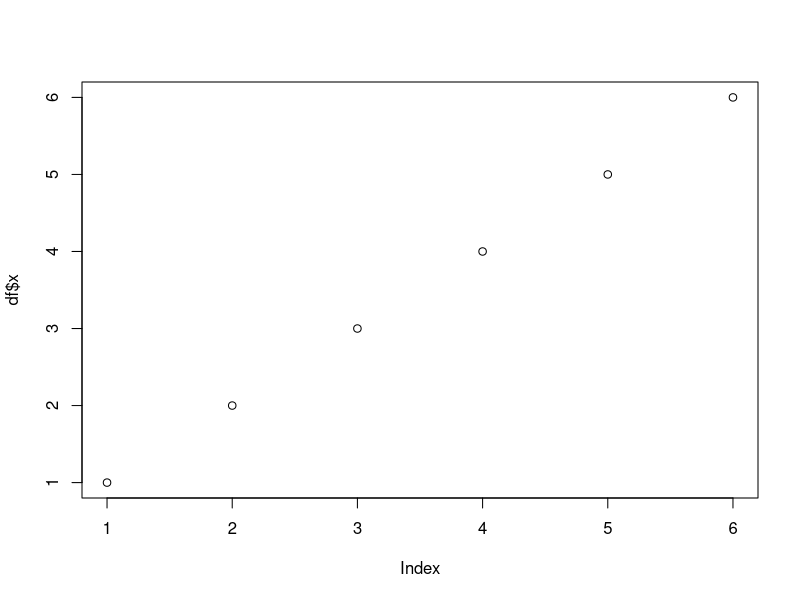
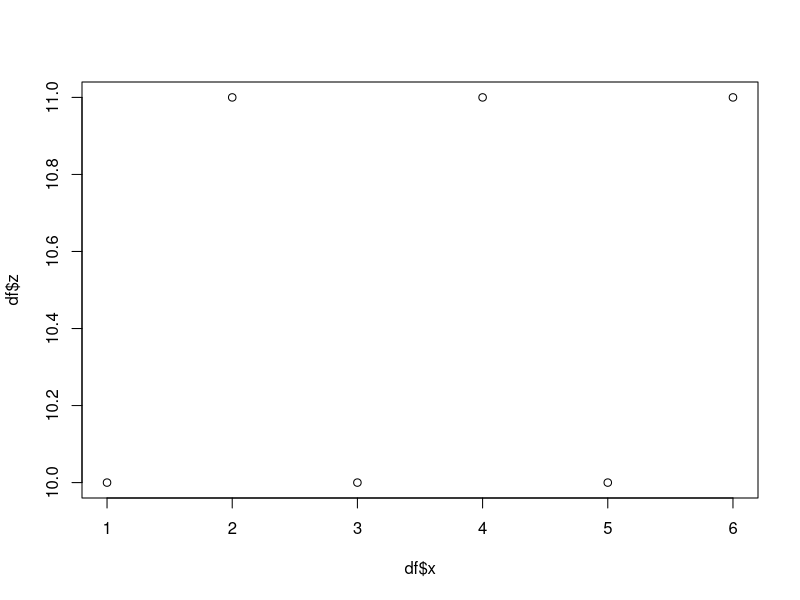
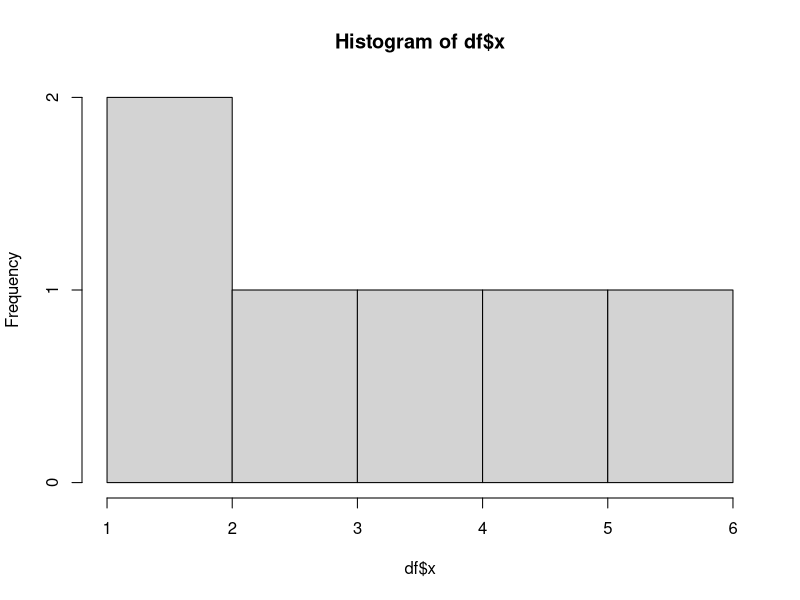
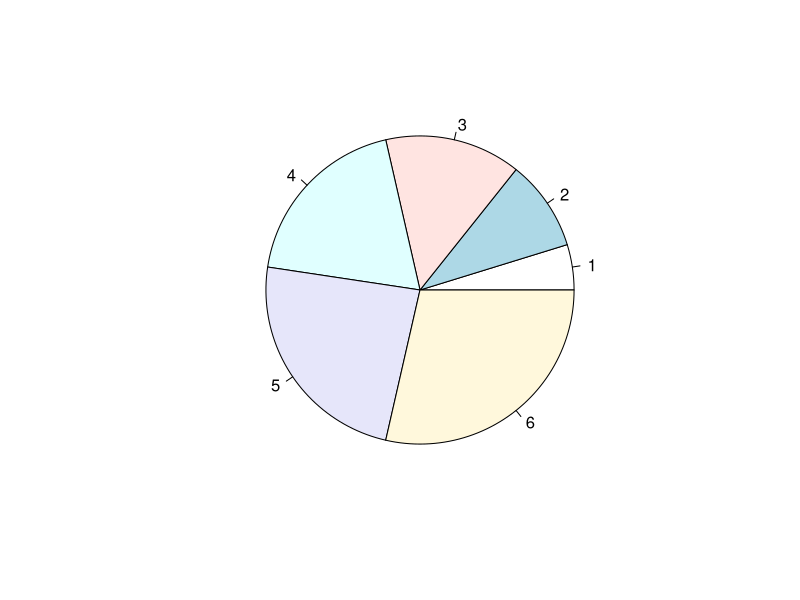

R code for these plots, in order:
# Definicion de variables
x <- 5
y = 7

# Concatenar "paste"
a <- "Arriba"
b <- "Peru"
c <- paste(a, " ", b)

# Identificar tipo de dato
str(a)
class(a)

# Vectores
notas <- c(18,15,13)
x <- seq(1:10)
y <- seq(1,10, by = 2)
z <- rep(1:0, times=4)
w <- rep(1:0, each=4)
v <- c(notas,x,y,z,w,c(1,2,5))

# Liberar memoria
ls()
rm(list = c("w","x","y"))

# Metodos de los vectores
x <- table(v)
y <- sort(v)

# Seleccion de elementos
notas
notas=c(notas,20,7,12,5)
notas[2] # por indice

aprobados <- notas[notas > 10] # por valor
aprobados

# Funciones generales para Vectores
length(notas)
max(notas)
min(notas)
sd(notas)
log(notas)

############################################
# Matrices
############################################
x <- c(seq(1:3), rep(1, times=3), c(8,7,6))
m <- matrix(x, nrow = 3, ncol = 3) # Default by column
mn <- matrix(x, nrow = 3, ncol = 3, byrow = TRUE)

# Seleccion de elementos
m[2,]
m[,2]
m[1,3]
m[,c(1,3)]

############################################
# Listas
############################################
l <- list(x = notas, p1 = table(notas), p2 = aprobados, p3 = min(notas))
r <- l[c("p1","p2","p3")]
r$p3
r$p2

############################################
# Factores
############################################
genero <- c(0,0,0,0,1,1,1,0,1,0,1,0,1,0,0,1,1)
genero.factor <- as.factor(genero)
genero.factor
levels(genero.factor) = c("M","F")

############################################
# DATAFRAMES
############################################
df <- data.frame(x=seq(1,6),
                 y=rep(7,6),
                 z=c(10,11))
View(df)
head(df, n=4) # 4 primeros registros


df$x # df[[1]]
df[c("x","z")] # df[c(1,3)]
w <- df[c("y","z")] # df[, c("y","z")]
class(w)

df[, c("y","z")]
df
cbind(df, w=rep(1,6)) # agregar columna
rbind(df, c(6,7,4)) # insertar

# SELECT a,b, as B FROM tabla WHERE condicion
head(df)
df_1 <- df[, c("x","z")]
names(df_1)[2]=c("zz")
df_1[!(df_1$x > 5 & df_1$zz > 10),]
subset(df_1, !(df_1$x > 5 & df_1$zz > 10))

############################################
# GRAFICOS
############################################
plot(df$x)
plot(df$x, df$z)
hist(df$x)
pie(df$x)










